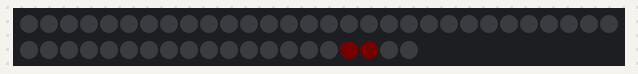
Recording of a sketch running on a simulated Arduino Uno, built with avr-gcc and run on an emulated ATmega328P. Shown: 50 RGB LEDs in strip order, left to right, continuing on the next row. Dim RGB values are drawn brighter than linear; the strip is taken to match the declared colour order; random numbers use the default seed unless the sketch sets one.

Above: at 1.06 s.
At 6.93 s:
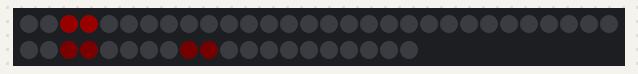
At 8.15 s:
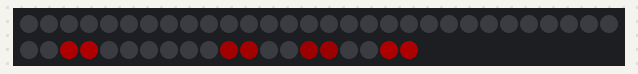
At 13.79 s:
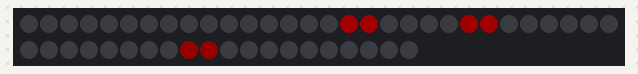
At 24.57 s:
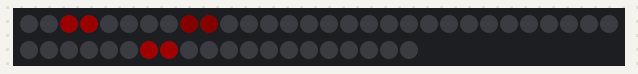

The sketch:

Grid.ino
```cpp
#include <Adafruit_NeoPixel.h>

#define PIN 6


int numPixelsGrid=50;
Adafruit_NeoPixel grid = Adafruit_NeoPixel(numPixelsGrid,PIN, NEO_RGB+ NEO_KHZ800);


//-----------SPOOKY EYES Constants

const int maxEyes = 5; // maximum number of concurrently active blinkers

// dead-time between lighting of a range of pixels
const int deadTimeMin = 5;
const int deadTimeMax = 50;

// interval between blink starts - independent of position
const int intervalMin = 5;
const int intervalMax = 150;

const int stepInterval = 5;
long lastStep = 0;

/*****************************************************************************
Blinker Class

Implements a state machine which generates a blink of random duration and color.
The blink uses two adjacent pixels and ramps the intensity up, then down, with
a random repeat now and again.
*****************************************************************************/

class blinker{
	public:

  	boolean m_active;  // blinker is in use.
  	int m_deadTime;  // don't re-use this pair immediately

  	int m_pos;  // position of the 'left' eye.  the 'right' eye is m_pos + 1

  	int m_red;  // RGB components of the color
  	int m_green;
  	int m_blue;

  	int m_increment;  // ramp increment - determines blink speed
  	int m_repeats;  // not used
  	int m_intensity;  // current ramp intensity

  	public:
  	// Constructor - start as inactive
  	blinker()
  	{
  		m_active = false;
  	}
	// Initiate a blink at the specified pixel position
  	// All other blink parameters are randomly generated
  	void startBlink(int pos){
  		m_pos = pos;

    	// Pick a random color - skew toward red/orange/yellow part of the spectrum for extra creepyness
    	m_red = 0;random(0, 255);
    	m_blue = random(0,255);
    	m_green = 0;random(0,255);

    	m_repeats += random(1, 3);

    	// set blink speed and deadtime between blinks
    	m_increment = random(1, 6);
    	m_deadTime = random(deadTimeMin, deadTimeMax);

    	// Mark as active and start at intensity zero
    	m_active = true;
    	m_intensity = 0;
    }
	// Step the state machine:
	void step(){
		if (!m_active){
      		// count down the dead-time when the blink is done
      		if (m_deadTime > 0)      		{
      			m_deadTime--;
      		}
      		return;
      	}

    	// Increment the intensity
    	m_intensity += m_increment;
    	if (m_intensity >= 75){  // max out at 75 - then start counting down
    		m_increment = -m_increment;
    		m_intensity += m_increment;
    	}
    	if (m_intensity <= 0){
        	// make sure pixels all are off
        	grid.setPixelColor(m_pos, Color(0,0,0));
        	grid.setPixelColor(m_pos+1, Color(0,0,0));

      		if (--m_repeats <= 0)      // Are we done?
      		{
      			m_active = false;
      		}
      		else // no - start to ramp up again
      		{
      			m_increment = random(1, 5);
      		}
      		return;
      	}

    	// Generate the color at the current intensity level
    	int r =  map(m_red, 0, 255, 0, m_intensity);
    	int g =  map(m_green, 0, 255, 0, m_intensity);
    	int b =  map(m_blue, 0, 255, 0, m_intensity);


    //	uint32_t color = Color(r, g, b);
    	// Write to both 'eyes'
    	grid.setPixelColor(m_pos, b,g,r);
    	grid.setPixelColor(m_pos +1, b,g,r);
    }
};

// An array of blinkers - this is the maximum number of concurrently active blinks
blinker blinkers[maxEyes];

// A delay between starting new blinks
int countdown;

//-----------END SPOOKY EYES Constants

void setup() {
  grid.begin();
  grid.show();
  countdown = 0;
}

 void loop() {
	//START SPOOKY EYES
	spookyEyes();
}

void spookyEyes(){
	if (millis() - lastStep > stepInterval){
		lastStep = millis();
		--countdown;
		for(int i = 0; i < maxEyes; i++){
      		// Only start a blink if the countdown is expired and there is an available blinker
      		if ((countdown <= 0) && (blinkers[i].m_active == false)){
      			int newPos = random(0, numPixelsGrid/2) * 2;

      			for(int j = 0; j < maxEyes; j++){
          			// avoid active or recently active pixels
          			if ((blinkers[j].m_deadTime > 0) && (abs(newPos - blinkers[j].m_pos) < 4)){
          				Serial.print("-");
          				Serial.print(newPos);
            			newPos = -1;  // collision - do not start
            			break;
            		}
            	}

        		if (newPos >= 0){  // if we have a valid pixel to start with...
        			Serial.print(i);
        			Serial.print(" Activate - ");
        			Serial.println(newPos);
        			blinkers[i].startBlink(newPos);
         			countdown = random(intervalMin, intervalMax);  // random delay to next start
         		}
         	}
    		// step all the state machines
    		blinkers[i].step();
    	}
    	// update the strip
    	grid.show();
    }
}

/* Helper functions */

// Create a 24 bit color value from R,G,B
uint32_t Color(byte r, byte g, byte b){
	uint32_t c;
	c = r;
	c <<= 8;
	c |= g;
	c <<= 8;
	c |= b;
	return c;
}
```
